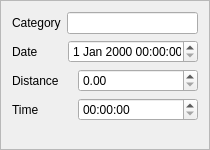
<?xml version="1.0" encoding="UTF-8"?>
<ui version="4.0">
 <class>ActivityFrameBase</class>
 <widget class="QFrame" name="ActivityFrameBase">
  <property name="geometry">
   <rect>
    <x>0</x>
    <y>0</y>
    <width>210</width>
    <height>150</height>
   </rect>
  </property>
  <property name="windowTitle">
   <string>Frame</string>
  </property>
  <property name="frameShape">
   <enum>QFrame::StyledPanel</enum>
  </property>
  <property name="frameShadow">
   <enum>QFrame::Raised</enum>
  </property>
  <layout class="QVBoxLayout" name="verticalLayout">
   <item>
    <layout class="QHBoxLayout" name="horizontalLayout">
     <item>
      <widget class="QLabel" name="mCategoryLabel">
       <property name="text">
        <string>Category</string>
       </property>
      </widget>
     </item>
     <item>
      <widget class="QLineEdit" name="mCategoryLineEdit"/>
     </item>
    </layout>
   </item>
   <item>
    <layout class="QHBoxLayout" name="horizontalLayout_2">
     <item>
      <widget class="QLabel" name="mDateLabel">
       <property name="text">
        <string>Date</string>
       </property>
      </widget>
     </item>
     <item>
      <spacer name="horizontalSpacer_3">
       <property name="orientation">
        <enum>Qt::Horizontal</enum>
       </property>
       <property name="sizeHint" stdset="0">
        <size>
         <width>40</width>
         <height>20</height>
        </size>
       </property>
      </spacer>
     </item>
     <item>
      <widget class="QDateTimeEdit" name="mStartDateTimeEdit">
       <property name="minimumSize">
        <size>
         <width>120</width>
         <height>0</height>
        </size>
       </property>
      </widget>
     </item>
    </layout>
   </item>
   <item>
    <layout class="QHBoxLayout" name="horizontalLayout_3">
     <item>
      <widget class="QLabel" name="mDistanceLabel">
       <property name="text">
        <string>Distance</string>
       </property>
      </widget>
     </item>
     <item>
      <spacer name="horizontalSpacer_2">
       <property name="orientation">
        <enum>Qt::Horizontal</enum>
       </property>
       <property name="sizeHint" stdset="0">
        <size>
         <width>40</width>
         <height>20</height>
        </size>
       </property>
      </spacer>
     </item>
     <item>
      <widget class="QDoubleSpinBox" name="mTotalDistanceSpinBox">
       <property name="minimumSize">
        <size>
         <width>120</width>
         <height>0</height>
        </size>
       </property>
      </widget>
     </item>
    </layout>
   </item>
   <item>
    <layout class="QHBoxLayout" name="horizontalLayout_4">
     <item>
      <widget class="QLabel" name="mTimeLabel">
       <property name="text">
        <string>Time</string>
       </property>
      </widget>
     </item>
     <item>
      <spacer name="horizontalSpacer">
       <property name="orientation">
        <enum>Qt::Horizontal</enum>
       </property>
       <property name="sizeHint" stdset="0">
        <size>
         <width>40</width>
         <height>20</height>
        </size>
       </property>
      </spacer>
     </item>
     <item>
      <widget class="QTimeEdit" name="mTotalTimeEdit">
       <property name="minimumSize">
        <size>
         <width>120</width>
         <height>0</height>
        </size>
       </property>
       <property name="displayFormat">
        <string>hh:mm:ss</string>
       </property>
      </widget>
     </item>
    </layout>
   </item>
   <item>
    <spacer name="verticalSpacer">
     <property name="orientation">
      <enum>Qt::Vertical</enum>
     </property>
     <property name="sizeHint" stdset="0">
      <size>
       <width>20</width>
       <height>1</height>
      </size>
     </property>
    </spacer>
   </item>
  </layout>
 </widget>
 <resources/>
 <connections/>
</ui>
